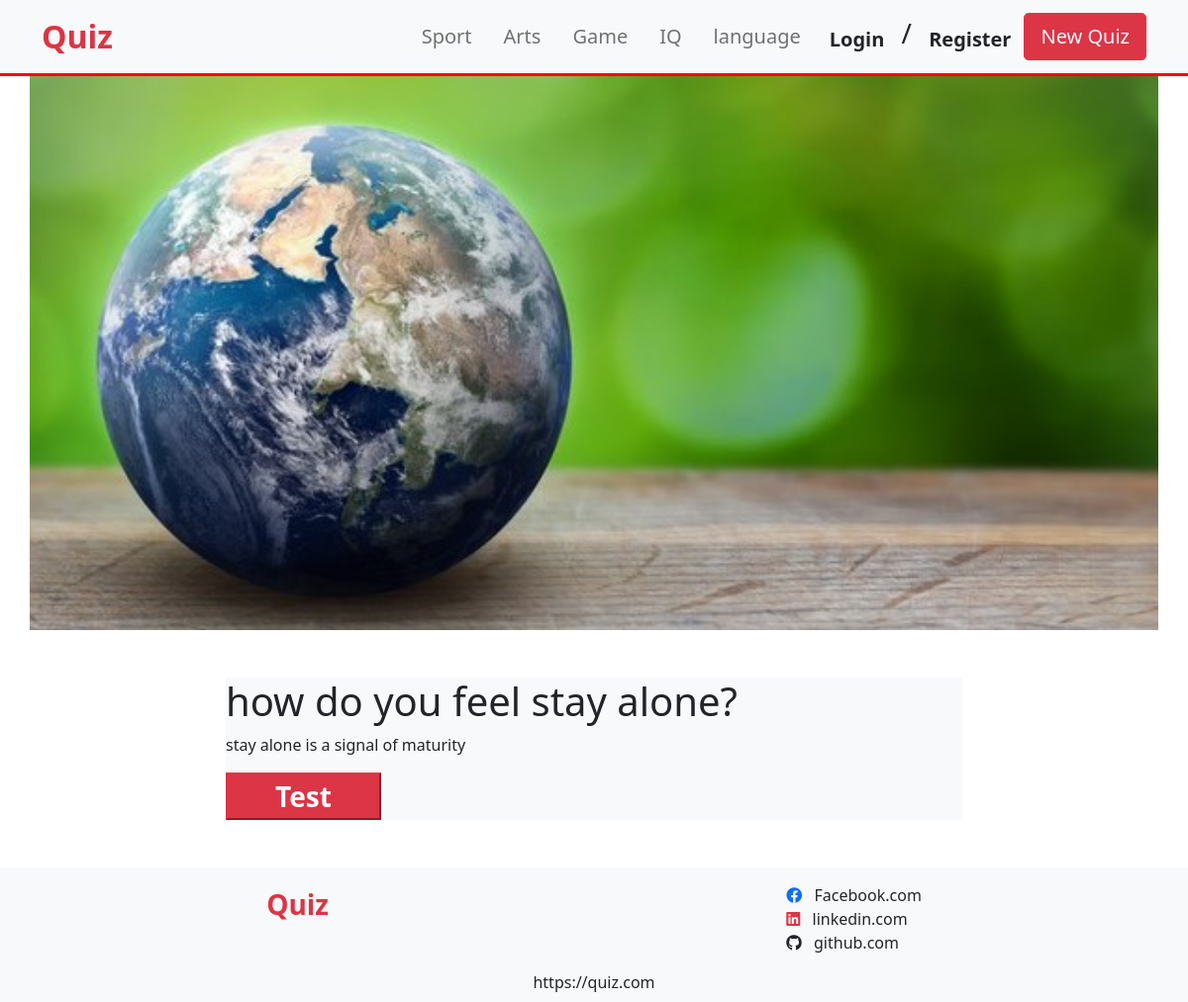
The app's page /quiz/4/ with its own data.
### quiz/models.py (models this page shows, shortened)
class Quiz(models.Model):
    title = models.CharField(max_length=100)
    describe = models.CharField(max_length=200)
    create_date = models.DateField(default=timezone.now)
    owner = models.ForeignKey(User, on_delete=CASCADE, default=1)

### quiz/views.py (the view)
# urls.py: path('<int:pk>/', views.QuizView.as_view(), name="detail"),
class QuizView(DetailView):
    model = Quiz
    template_name = 'quiz/quiz.html'

### quiz/templates/quiz/quiz.html (shortened to what this page needs)
{% extends "home/base.html" %}
{% block content %}
<div class="container">
    <div class="col-12 col-lg-8 mx-auto bg-light my-5">
        <h1>{{quiz.title}}</h1>
        <p>{{quiz.describe}}</p>
        <button class="btn-danger px-5 fs-3 fw-bold" id="test-btn">Test</button>
    </div>
</div>
{% endblock %}

### records on screen
Quiz: title "how do you feel stay alone?", describe "stay alone is a signal of maturity"
